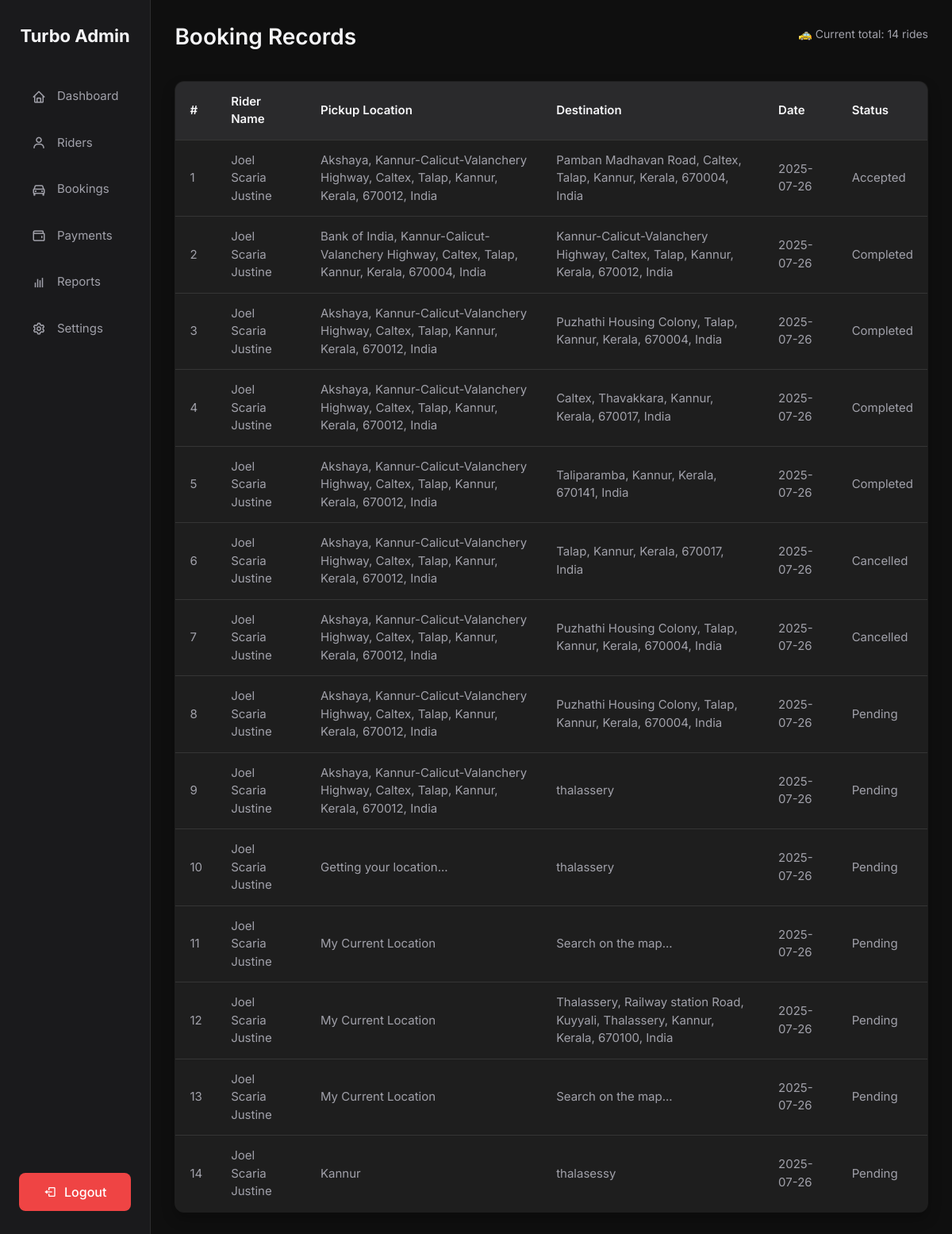
/adminpages/booking/ (signed in), run on an earlier commit of the app's database.
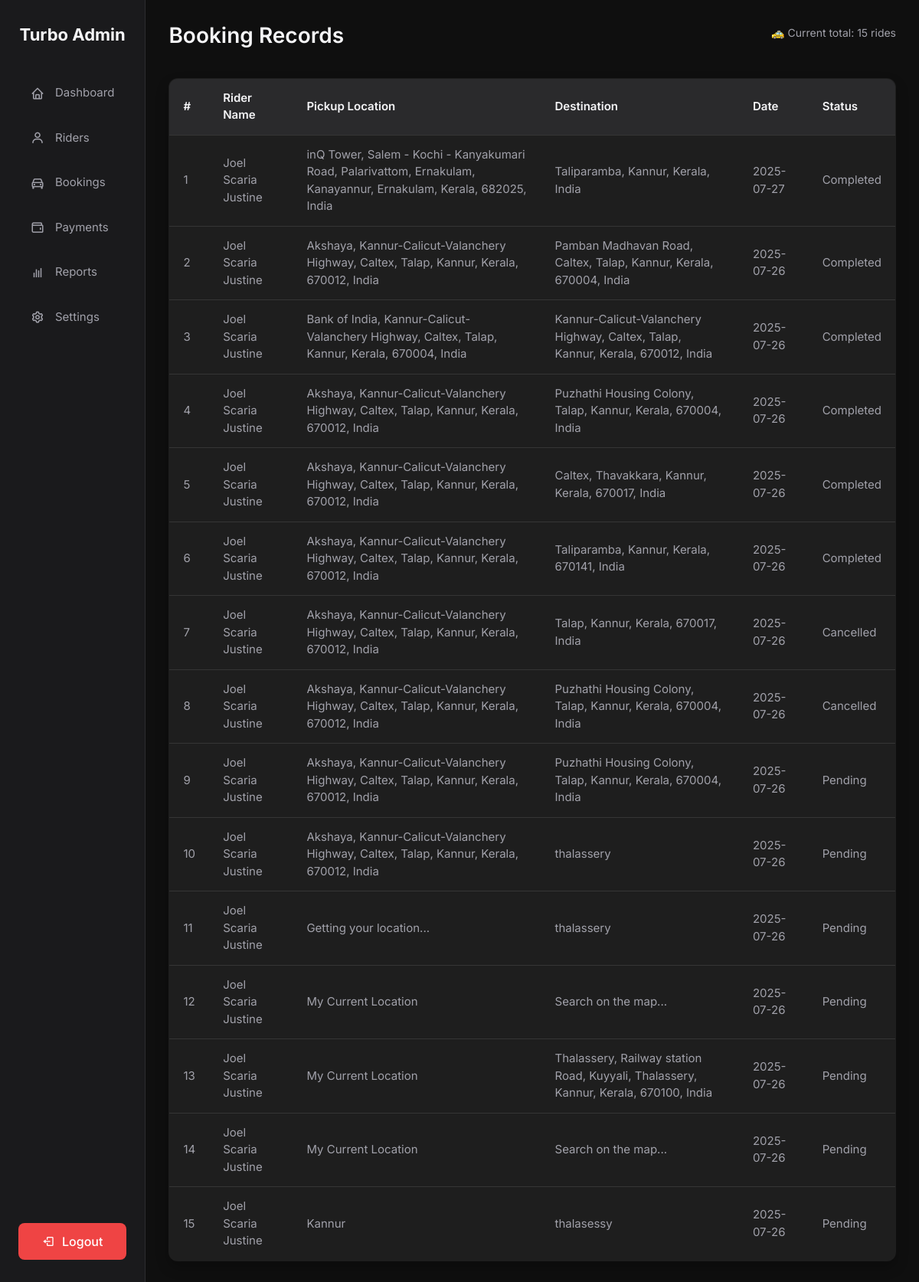
And on a later commit of the database.
### riderpages/models.py (models this page shows, shortened)
class Ride(models.Model):
    user = models.ForeignKey(
        settings.AUTH_USER_MODEL,
        on_delete=models.CASCADE,
        related_name='rides_as_rider'
    )
    pickup_location = models.CharField(max_length=255)
    drop_location = models.CharField(max_length=255)
    car_type = models.CharField(max_length=10, choices=CAR_CHOICES)
    distance = models.DecimalField(max_digits=10, decimal_places=2, null=True, blank=True)
    fare = models.DecimalField(max_digits=10, decimal_places=2, null=True, blank=True)
    transaction_id = models.CharField(max_length=100, null=True, blank=True)
    driver = models.ForeignKey(
        'driverpages.DriverProfile',
        on_delete=models.SET_NULL,
        related_name='rides_as_driver',
        null=True,
        blank=True
    )
    payment_method = models.CharField(
        max_length=20,
        choices=PAYMENT_METHOD_CHOICES,
        null=True,
        blank=True
    )
    status = models.CharField(max_length=20, choices=STATUS_CHOICES, default='PENDING')
    created_at = models.DateTimeField(auto_now_add=True)

### account/models.py (models this page shows, shortened)
class CustomUser(AbstractUser):
    ROLE_CHOICES = [
        ('driver', 'Driver'),
        ('rider', 'Rider'),
        ('admin', 'Admin'),
    ]
    full_name = models.CharField(max_length=100)
    email = models.EmailField(unique=True)
    role = models.CharField(max_length=10, choices=ROLE_CHOICES)
    phone = models.CharField(max_length=10, default="9999999999")
    USERNAME_FIELD = 'email'
    REQUIRED_FIELDS = ['username', 'full_name', 'role']

### adminpages/views.py (the view)
# urls.py: path('booking/', views.booking, name='booking'),
@login_required
def booking(request):
    all_rides = Ride.objects.all().order_by('-created_at')
    context = {
        'rides': all_rides,
        'ride_count': all_rides.count(), # Dynamic count of all rides
    }
    return render(request, 'adminpages/booking.html', context)

### templates/adminpages/booking.html
{% extends 'adminpages/base.html' %}
{% block content %}
  <div class="main">
    <div class="header">
      <h1>Booking Records</h1>
      <p>🚕 Current total: {{ ride_count }} rides</p>
    </div>
    <table>
      <thead>
        <tr>
          <th>#</th>
          <th>Rider Name</th>
          <th>Pickup Location</th>
          <th>Destination</th>
          <th>Date</th>
          <th>Status</th>
        </tr>
      </thead>
      <tbody>
        {% for ride in rides %}
        <tr>
          <td>{{ forloop.counter }}</td>
          <td>{{ ride.user.full_name }}</td>         <td>{{ ride.pickup_location }}</td>      <td>{{ ride.drop_location }}</td>        <td>{{ ride.created_at|date:"Y-m-d" }}</td> <td class="status-{{ ride.status|lower }}">{{ ride.get_status_display }}</td>
        </tr>
        {% empty %}
        <tr>
          <td colspan="6" style="text-align: center;">No ride records found.</td>
        </tr>
        {% endfor %}
      </tbody>
    </table>
  </div>
{% endblock %}

What changed in the data, as far as the page shows it:
added Ride: user.full_name "Joel Scaria Justine", pickup_location "inQ Tower, Salem - Kochi - Kanyakumari Road, Palarivattom, Ernakulam, Kanayannur, Ernakulam, Kerala, 682025, India", drop_location "Taliparamba, Kannur, Kerala, India", created_at "2025-07-27", status "Completed"
changed Ride "Pamban Madhavan Road, Caltex, Talap, Kannur, Kerala, 670004, India": status "Accepted" → "Completed"
Also different on the page:
{{ ride_count }}: "14" → "15"
